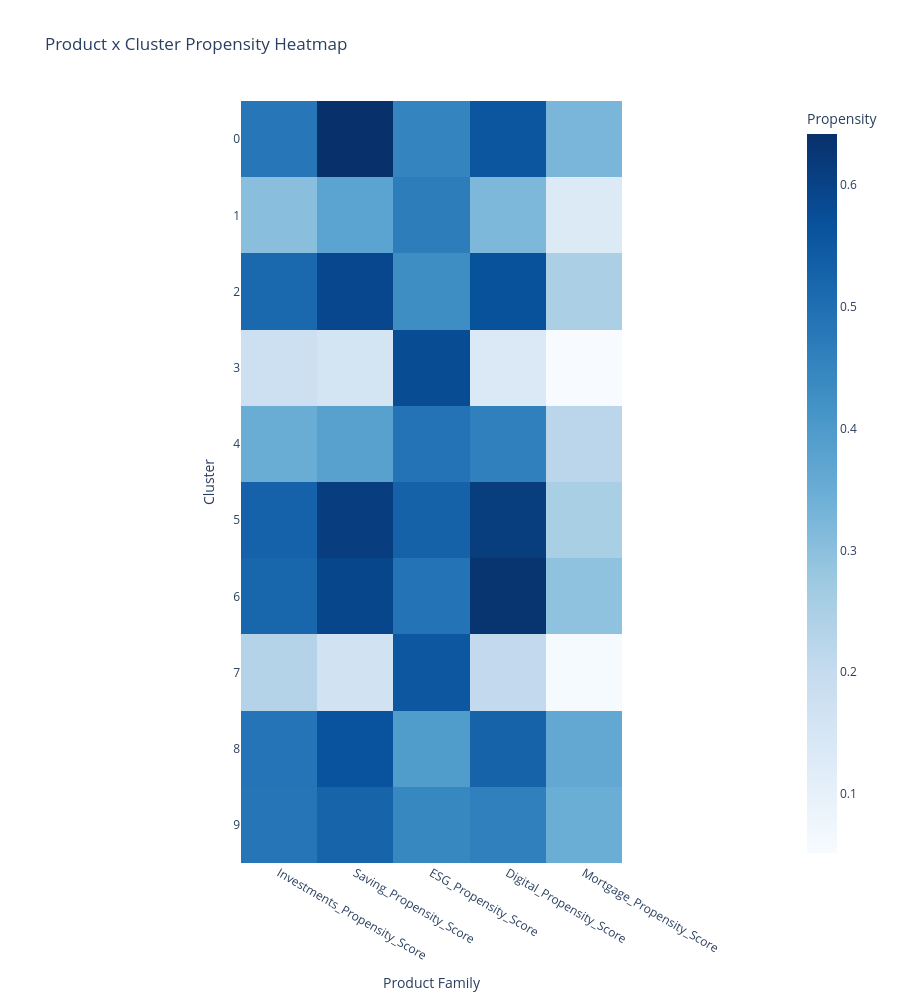

This figure's notebook cell:
### Markdown cell above
## 8. Product x Cluster Propensity Heatmap
A 10x5 targeting matrix allowing product teams to align specific offerings (Investments, ESG, Mortgage, etc.) with the clusters historically or behaviorally most receptive.

### Code cell
# Phase 4: Table 2 - Product x Cluster Propensity Heatmap
prop_cols = [col + "_Score" for col in product_targets.keys()]
cluster_propensities = df_propensities.groupby("Cluster")[prop_cols].mean()

display(cluster_propensities.round(3))

fig4 = px.imshow(cluster_propensities.values,
                labels=dict(x="Product Family", y="Cluster", color="Propensity"),
                x=prop_cols,
                y=cluster_propensities.index,
                title="Product x Cluster Propensity Heatmap",
                color_continuous_scale="Blues")
fig4.update_layout(yaxis_type='category')
fig4.update_layout(height=1000)
fig4.show()

### Figure 1 — Plotly figure (JSON) as saved in the notebook; plotly's stock layout.template omitted (floating-point values rounded to 4 significant figures)
{"data": [{"coloraxis": "coloraxis", "hovertemplate": "Product Family: %{x}<br>Cluster: %{y}<br>Propensity: %{z}<extra></extra>", "name": "0", "type": "heatmap", "x": ["Investments_Propensity_Score", "Saving_Propensity_Score", "ESG_Propensity_Score", "Digital_Propensity_Score", "Mortgage_Propensity_Score"], "xaxis": "x", "y": [0, 1, 2, 3, 4, 5, 6, 7, 8, 9], "yaxis": "y", "z": [[0.4815, 0.6416, 0.4527, 0.5566, 0.3249], [0.303, 0.3758, 0.4673, 0.3203, 0.13], [0.5159, 0.5907, 0.4284, 0.569, 0.2498], [0.1767, 0.1591, 0.5798, 0.1353, 0.05165], [0.3498, 0.3809, 0.4892, 0.4598, 0.2203], [0.5276, 0.6122, 0.5288, 0.613, 0.2519], [0.5193, 0.5925, 0.4888, 0.6336, 0.294], [0.2322, 0.1641, 0.5541, 0.2063, 0.0573], [0.4865, 0.5652, 0.3952, 0.5264, 0.3631], [0.4847, 0.5236, 0.4453, 0.4609, 0.3477]]}], "layout": {"coloraxis": {"colorbar": {"title": {"text": "Propensity"}}, "colorscale": [[0, "rgb(247,251,255)"], [0.125, "rgb(222,235,247)"], [0.25, "rgb(198,219,239)"], [0.375, "rgb(158,202,225)"], [0.5, "rgb(107,174,214)"], [0.625, "rgb(66,146,198)"], [0.75, "rgb(33,113,181)"], [0.875, "rgb(8,81,156)"], [1, "rgb(8,48,107)"]]}, "height": 1000, "title": {"text": "Product x Cluster Propensity Heatmap"}, "xaxis": {"anchor": "y", "constrain": "domain", "domain": [0, 1], "scaleanchor": "y", "title": {"text": "Product Family"}}, "yaxis": {"anchor": "x", "autorange": "reversed", "constrain": "domain", "domain": [0, 1], "title": {"text": "Cluster"}, "type": "category"}}}
